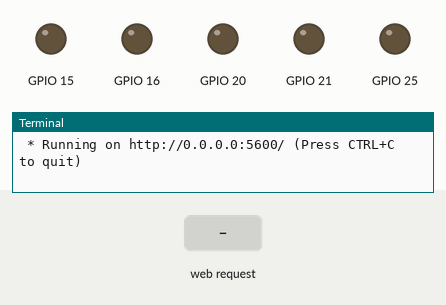
The program below on a simulated Raspberry Pi (BCM pin numbers). Parts: output pins drawn as LEDs (lit = HIGH), the last lines printed to the terminal. The inputs (shaded band) are chosen by the test bench. The clock reads 2024-03-15 10:24:30 at power-on unless the program sets it.

Above: at 1.2 s.
1.3 s: HTTP request for /PinOn/15 received
At 2.1 s:
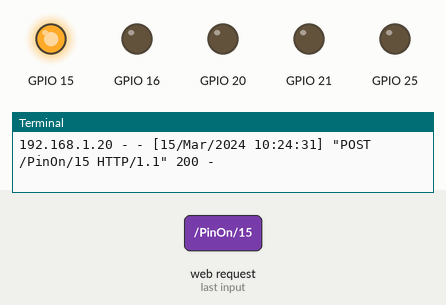
2.8 s: HTTP request for /PinOn/16 received
At 3.2 s:
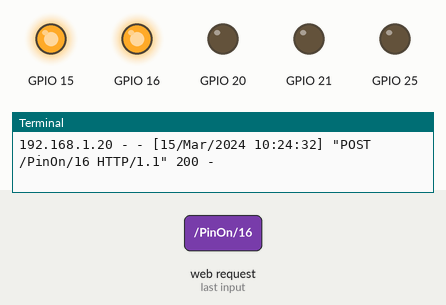
4.3 s: HTTP request for /PinOff/15 received
At 5.5 s:
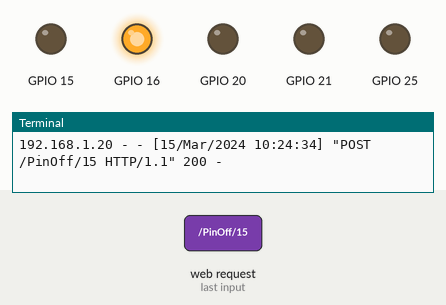
5.8 s: HTTP request for /PinOn/20 received
At 6.7 s:
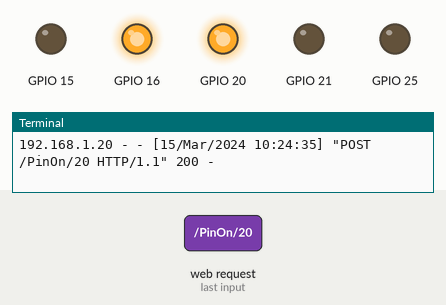
7.3 s: HTTP request for /PinOff/16 received
At 7.8 s:
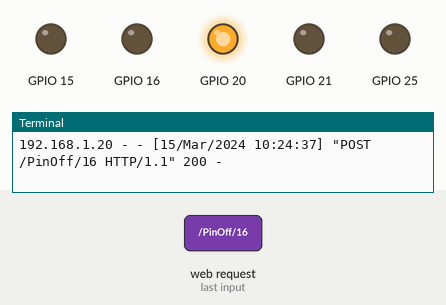
8.8 s: HTTP request for /PinOff/20 received
At 10.2 s:
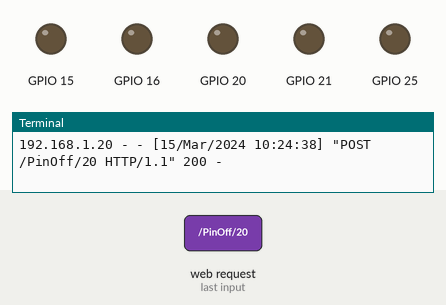
Timing chart, 0 to 11.3 s (numbered marks = the images above; inputs shaded):
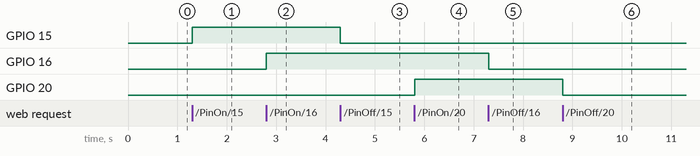

Measured:
- after the input at 1.3 s, GPIO 15: LOW → HIGH at once
- after the input at 2.8 s, GPIO 16: LOW → HIGH at once
- after the input at 4.3 s, GPIO 15: HIGH → LOW at once
- after the input at 5.8 s, GPIO 20: LOW → HIGH at once
- after the input at 7.3 s, GPIO 16: HIGH → LOW at once
- after the input at 8.8 s, GPIO 20: HIGH → LOW at once

The program:

main.py
```python
from flask import Flask, render_template, Response
import RPi.GPIO as GPIO

pin_status = list()


GPIO.setmode(GPIO.BCM)
GPIO.setup(15,GPIO.OUT)
GPIO.setup(16,GPIO.OUT)
GPIO.setup(20,GPIO.OUT)
GPIO.setup(21,GPIO.OUT)
GPIO.setup(25,GPIO.OUT)

app = Flask(__name__)


@app.route('/')
def index():
    return render_template('control.html',pin_status=pin_status)

@app.route('/PinOn/<pin_num>', methods=['POST'])
def turn_on(pin_num):
    """Get all profiles (JSON)"""
    pin = int(pin_num)
    GPIO.output(pin, GPIO.HIGH)
    pin_status.append(pin)
    return ''

@app.route('/PinOff/<pin_num>', methods=['POST'])
def turn_off(pin_num):
    """Get all profiles (JSON)"""
    pin = int(pin_num)
    GPIO.output(pin, GPIO.LOW)
    if pin in pin_status:
        pin_status.remove(pin)# 存在值即为真
    else:
        pass
    return ''


if __name__ == '__main__':
    app.run(host='0.0.0.0', port='5600',debug=True)
```
